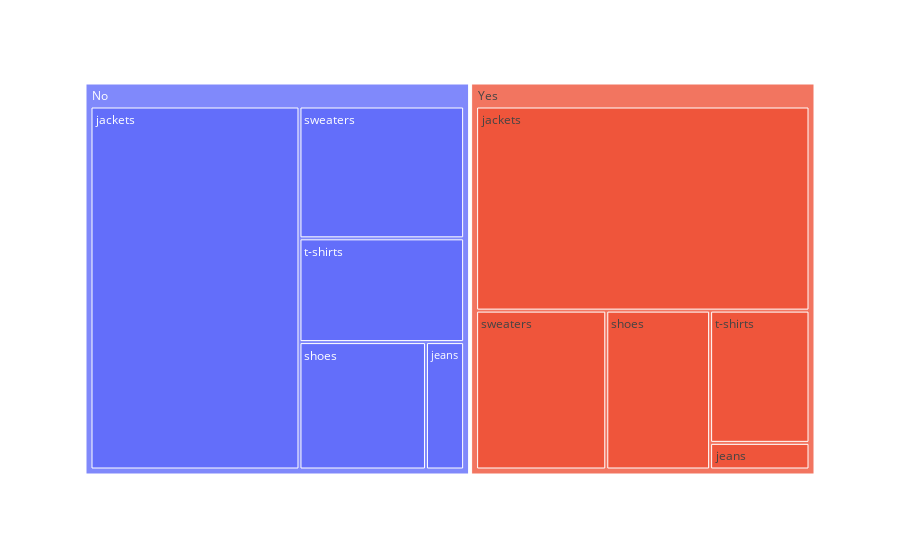

Here is the notebook cell this chart was saved with:
### Markdown cell above
## Alternative Interactive Visualization

### Code cell
px.treemap(df, path=['Promotion', 'terms'], values='Sales Volume')

### Figure 1 — Plotly figure (JSON) as saved in the notebook; plotly's stock layout.template omitted (floating-point values rounded to 4 significant figures)
{"data": [{"branchvalues": "total", "domain": {"x": [0, 1], "y": [0, 1]}, "hovertemplate": "labels=%{label}<br>Sales Volume=%{value}<br>parent=%{parent}<br>id=%{id}<extra></extra>", "ids": ["No/jackets", "Yes/jackets", "No/shoes", "Yes/shoes", "Yes/sweaters", "No/sweaters", "No/jeans", "Yes/jeans", "Yes/t-shirts", "No/t-shirts", "No", "Yes"], "labels": ["jackets", "jackets", "shoes", "shoes", "sweaters", "sweaters", "jeans", "jeans", "t-shirts", "t-shirts", "No", "Yes"], "name": "", "parents": ["No", "Yes", "No", "Yes", "Yes", "No", "No", "Yes", "Yes", "No", "", ""], "type": "treemap", "values": [134400.0, 121000.0, 28560.0, 29350.0, 36780.0, 38460.0, 8611.0, 4709.0, 23370.0, 30260.0, 240300.0, 215200.0]}], "layout": {"legend": {"tracegroupgap": 0}, "margin": {"t": 60}}}
